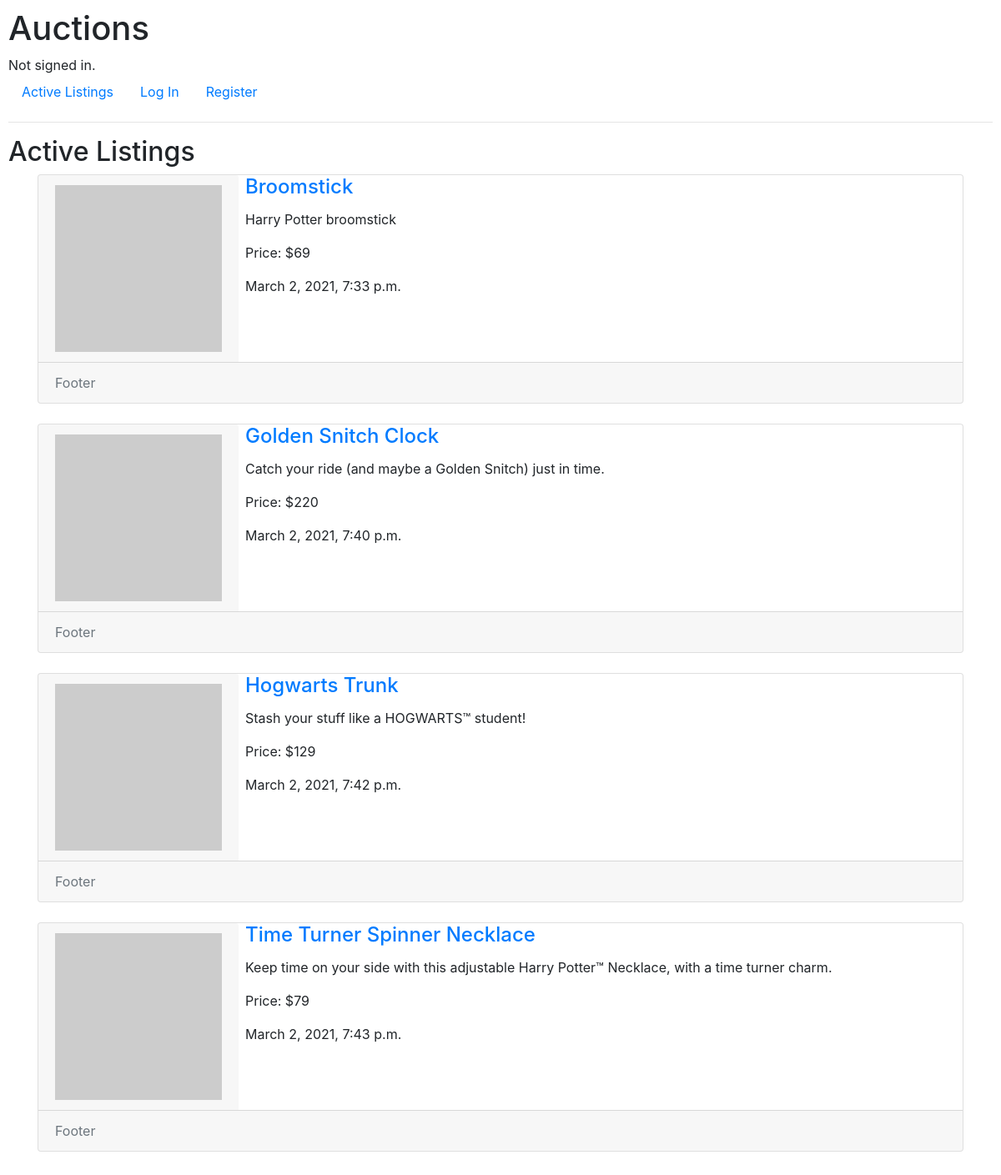
Before: / with the older database file.
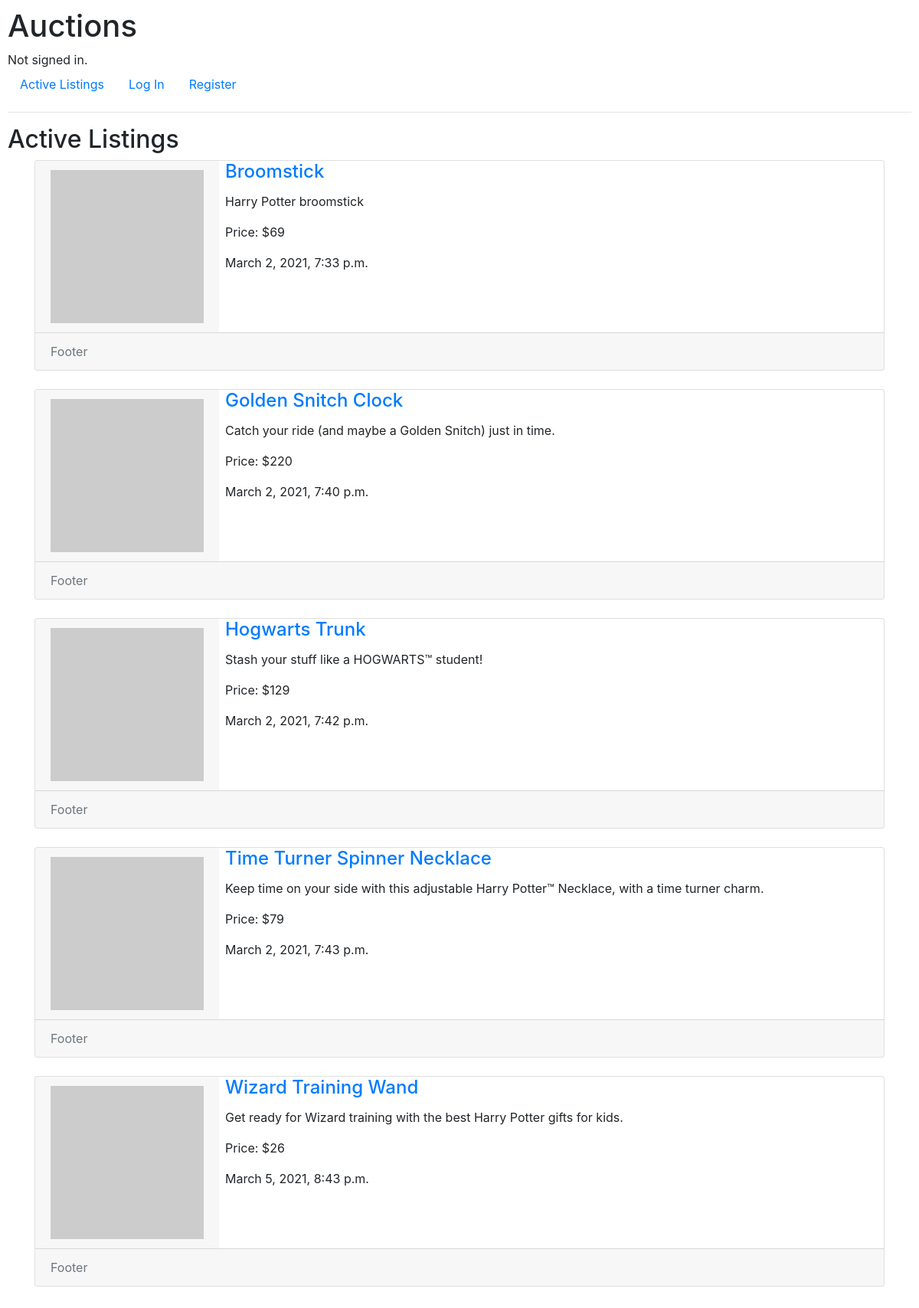
After: the same page with the newer database file.
### auctions/models.py (models this page shows, shortened)
class Listing(models.Model):
    user = models.ForeignKey(User, on_delete=models.CASCADE,
                                related_name="user_listings", blank=True, null=True)
    title = models.CharField(max_length=64)
    description = models.CharField(max_length=200)
    starting_bid = models.IntegerField()
    created = models.DateTimeField(auto_now_add=True)
    listing_image = models.URLField()
    category = models.ForeignKey(Category, on_delete=models.CASCADE, blank=True,
                                null=True, related_name="list_category")
    watchers = models.ManyToManyField(User, blank=True, related_name="watchlist")
    is_active = models.BooleanField(default=True)
    winner = models.ForeignKey(User, on_delete=models.CASCADE, related_name="listing_win",
                             default=None, blank=True, null=True)

### auctions/views.py (the view)
# urls.py: path("", views.index, name="index"),
def index(request):
    user = request.user.id
    return render(request, "auctions/index.html", {
        "listings": Listing.objects.filter(Q(is_active=True) | Q(winner=user))
    })

### auctions/templates/auctions/index.html (shortened to what this page needs)
{% extends "auctions/layout.html" %}
{% block body %}
    <h2>Active Listings</h2>
    <div class="container">
        {% for listing in listings %}
            <div class="card flex-row flex-wrap">
                <div class="card-header border-0">
                    <img src="//placehold.it/200" alt="">
                </div>
                <div class="card-block px-2">
                    <a href="{% url 'auctions:listing' listing.id %}"><h4 class="card-title">{{ listing.title }}</h4></a>
                    <p class="card-text">{{ listing.description }}</p>
                    <p class="card-text">Price: ${{ listing.starting_bid }}</p>
                    <p class="card-text text-small">{{ listing.created }}</p>
                </div>
                <div class="card-footer w-100 text-muted">
                    Footer
                </div>
            </div>
            <br>
        {% endfor %}
    </div>
{% endblock %}

### auctions/templates/auctions/layout.html (shortened to what this page needs)
{% load static %}
<!DOCTYPE html>
<html lang="en">
    <head>
        <link rel="stylesheet" href="https://stackpath.bootstrapcdn.com/bootstrap/4.4.1/css/bootstrap.min.css">
        <link href="{% static 'auctions/styles.css' %}" rel="stylesheet">
    </head>
    <body>
        <h1>Auctions</h1>
        <div>
            {% if user.is_authenticated %}
                Signed in as <strong>{{ user.username }}</strong>.
            {% else %}
                Not signed in.
            {% endif %}
        </div>
        <ul class="nav">
            <li class="nav-item">
                <a class="nav-link" href="{% url 'auctions:index' %}">Active Listings</a>
            </li>
            {% if user.is_authenticated %}
                <li class="nav-item">
                    <a class="nav-link" href="{% url 'auctions:category' %}">Categories</a>
                </li>
                <li class="nav-item">
                    <a class="nav-link" href="{% url 'auctions:user_watchlist' %}">Watchlist</a>
                </li>
                <li class="nav-item">
                    <a class="nav-link" href="{% url 'auctions:create_listing' %}">Create Listings</a>
                </li>
                <li class="nav-item">
                    <a class="nav-link" href="{% url 'auctions:logout' %}">Log Out</a>
                </li>
            {% else %}
                <li class="nav-item">
                    <a class="nav-link" href="{% url 'auctions:login' %}">Log In</a>
                </li>
                <li class="nav-item">
                    <a class="nav-link" href="{% url 'auctions:register' %}">Register</a>
                </li>
            {% endif %}
        </ul>
        <hr>
        {% block body %}
        {% endblock %}
    </body>
</html>

### auctions/static/auctions/styles.css (style rules this page uses)
body { padding: 10px; }

Changed rows visible on the page:
added Listing: title "Wizard Training Wand", description "Get ready for Wizard training with the best Harry Potter gifts for kids.", starting_bid "26", created "March 5, 2021, 8:43 p.m."
